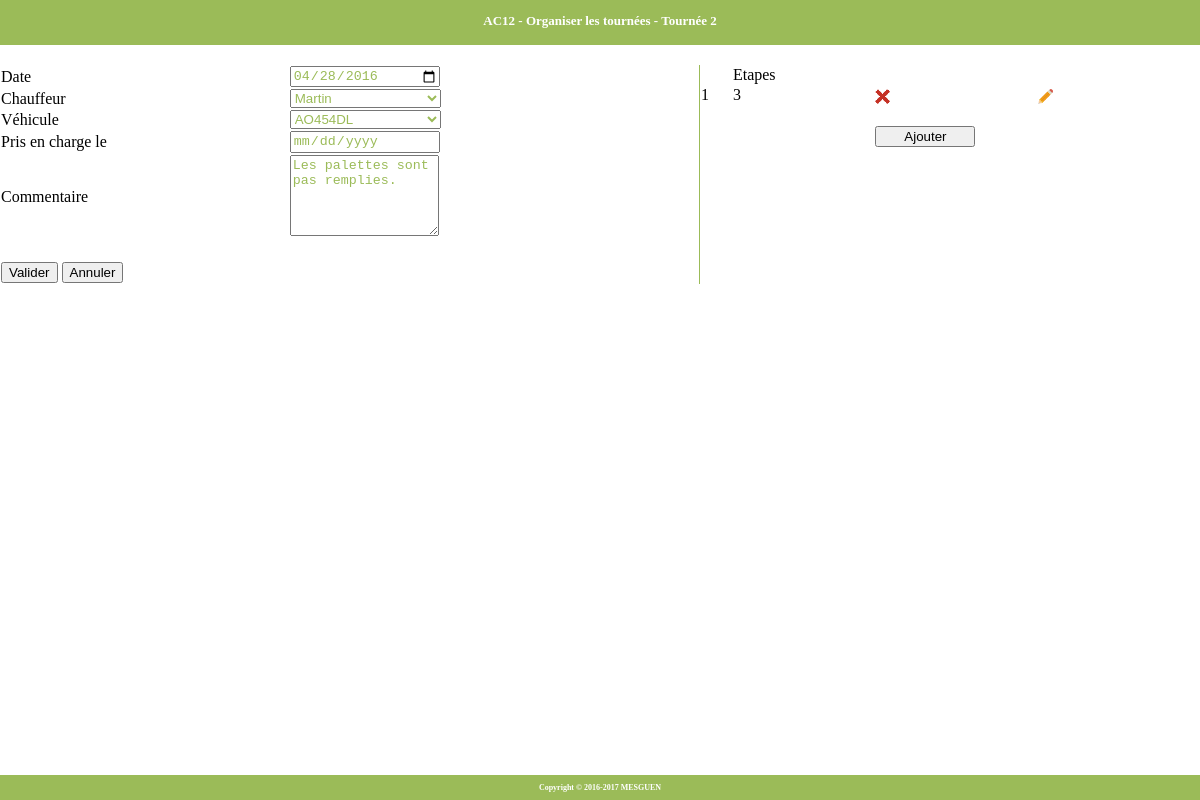
The app's page /AC1/modifTournee.php?TRNNUM=2 with its own data.
### tables this page shows
CREATE TABLE IF NOT EXISTS `tournee` (
  `TRNNUM` char(32) NOT NULL,
  `VEHIMMAT` char(32) NOT NULL,
  `CHFID` char(32) NOT NULL,
  `TRNCOMMENTAIRE` char(32) DEFAULT NULL,
  `TRNPECCHAUFFEUR` char(32) DEFAULT NULL,
  `TRNDTE` datetime DEFAULT NULL,
  PRIMARY KEY (`TRNNUM`),
  KEY `I_FK_TOURNEE_VEHICULE` (`VEHIMMAT`),
  KEY `I_FK_TOURNEE_CHAUFFEUR` (`CHFID`)
);

CREATE TABLE IF NOT EXISTS `etape` (
  `TRNNUM` char(32) NOT NULL,
  `ETPID` char(32) NOT NULL,
  `LIEUID` char(32) NOT NULL,
  `ETPHREMIN` datetime DEFAULT NULL,
  `ETPHREMAX` datetime DEFAULT NULL,
  `ETPHREDEBUT` datetime DEFAULT NULL,
  `ETPHREFIN` datetime DEFAULT NULL,
  `ETPNBPALLIV` smallint(6) DEFAULT NULL,
  `ETPNBPALLIVEUR` smallint(6) DEFAULT NULL,
  `ETPNBPALCHARG` smallint(6) DEFAULT NULL,
  `ETPNBPALCHARGEUR` datetime DEFAULT NULL,
  `ETPCHEQUE` smallint(6) DEFAULT NULL,
  `ETPETATLIV` char(32) DEFAULT NULL,
  `ETPCOMMENTAIRE` char(32) DEFAULT NULL,
  `ETPVAL` char(32) DEFAULT NULL,
  `ETPKM` int(11) DEFAULT NULL,
  PRIMARY KEY (`TRNNUM`,`ETPID`),
  KEY `I_FK_ETAPE_TOURNEE` (`TRNNUM`),
  KEY `I_FK_ETAPE_LIEU` (`LIEUID`)
);

### AC1/AccesDonnees.php (called while the page is built, shortened)
<?php
	$modeacces = "mysql";
	function executeSQL($sql) {
		global $modeacces, $connexion;
		if ($modeacces=="mysql") {
			$result = mysql_query($sql)
			or die ("Erreur SQL de <b>".$_SERVER["SCRIPT_NAME"]."</b>.<br />
				 Dans le fichier : ".__FILE__." a la ligne : ".__LINE__."<br />".
					mysql_error().
					"<br /><br />
					<b>REQUETE SQL : </b>$sql<br />");
			return $result;
		}
	}
	function compteSQL($sql) {
		global $modeacces, $connexion;
		$result = executeSQL($sql);
		if ($modeacces=="mysql") {
			$num_rows = mysql_num_rows($result);
			return $num_rows;
		}
	}
?>

### AC1/modifTournee.php (the view, shortened to what this page needs)
<!DOCTYPE html>
<html>
	<head>
		<link rel="stylesheet" type="text/css" href="theme.css">
	</head>
	<body>
		<div class="entete">
			<?php
				$TRNNUM = $_GET['TRNNUM'];
				echo "<p><b>AC12 - Organiser les tournées - Tournée $TRNNUM</b></p>";
			?>
		</div>
		<div class="contenu">
			<form action="./editTournee.php" method="GET">
				<?php
					$requetTOURNEE = "	SELECT TRNDTE, CHFID, VEHIMMAT, TRNCOMMENTAIRE
										FROM TOURNEE
										WHERE TRNNUM=$TRNNUM;";
					$resultTOURNEE = mysql_query($requetTOURNEE);
					$tableauTOURNEE = mysql_fetch_array($resultTOURNEE, MYSQL_BOTH);
				?>
				<table class="tableauGauche">
					<tr>
						<td>Date</td>
						<td>
							<input type="date" name="dateTournee" placeholder="jj/mm/aaaa" value=<?php echo "$tableauTOURNEE[0]"; ?> style="width: 145px; color: #9bbb58;"/>
						</td>
					</tr>
					<tr>
						<td>Chauffeur</td>
						<td>
							<?php
								$requetCHAUFFEUR = "SELECT CHFID, CHFNOM
													FROM CHAUFFEUR";
								$resultCHAUFFEUR = mysql_query($requetCHAUFFEUR);
								$capaciteCHAUFFEUR = mysql_num_rows($resultCHAUFFEUR);
								if ($capaciteCHAUFFEUR>0) {
									echo "<select size=\"1\" name=\"chauffeur\" id=\"numero\" style=\"width: 151px; color: #9bbb58;\">";
									while ($row = mysql_fetch_array($resultCHAUFFEUR, MYSQL_BOTH)) {
										echo "<option value=$row[0]>$row[1]</option>";
									}
								} else {
									echo "<select size=\"1\" name=\"chauffeur\" id=\"chauffeur\" disabled=\"disabled\">";
									echo "<option>Aucune information</option>";
								}
								echo "</select>";
							?>
						</td>
					</tr>
					<tr>
						<td>Véhicule</td>
						<td>
							<?php
								$requetVEHICULE = "	SELECT VEHIMMAT
													FROM VEHICULE";
								$resultVEHICULE = mysql_query($requetVEHICULE);
								$capaciteVEHICULE = mysql_num_rows($resultVEHICULE);
								if ($capaciteVEHICULE>0) {
									echo "<select size=\"1\" name=\"vehicule\" id=\"vehicule\" style=\"width: 151px; color: #9bbb58;\">";
									while ($row = mysql_fetch_array($resultVEHICULE, MYSQL_BOTH)) {
										echo "<option value=$row[0]>$row[0]</option>";
									}
								} else {
									echo "<select size=\"1\" name=\"vehicule\" id=\"vehicule\" disabled=\"disabled\" >";
									echo "<option>Aucune information</option>";
								}
								echo "</select>";
							?>
						</td>
					</tr>
					<tr>
						<td>Pris en charge le</td>
						<td>
							<input type="date" name="datePEC" placeholder="j/m/aa h:mm" readonly="readonly" style="width: 145px; color: #9bbb58;"/>
						</td>
					</tr>
					<tr>
						<td>Commentaire</td>
						<td>
							<textarea name="commentaire" cols="16" rows="5" style="color: #9bbb58;"><?php echo "$tableauTOURNEE[3]"; ?></textarea>
						</td>
					</tr>
					<tr>
						<td>
							<br/>
						</td>
					</tr>
					<tr>
						<td colspan="2">
							<input
								id="Valider"
								name="Valider"
								type="submit"
								value="Valider"
								<?php
									$sql = "SELECT *
											FROM etape
											WHERE TRNNUM=$TRNNUM;";
									$result1 = mysql_query($sql);
									$cpt=mysql_num_rows($result1);
									if ($cpt==0){
										echo("disabled=\"disabled\"");
									}
								?>
							/>
							<input type="button" value="Annuler" onclick="location.href='./AC11.php'"/>
						</td>
					</tr>
				</table>
				<table class="tableauDroite">
					<tr>
						<td></td>
						<td>Etapes</td>
						<td></td>
						<td></td>
					</tr>
					<?php
						$sql = "SELECT LIEUID
								FROM ETAPE
								WHERE TRNNUM = $TRNNUM;";
						$result = executeSQL($sql);
						$VILID = mysql_fetch_row($result);
						$sql = "SELECT LIEUID, LIEUNOM
								FROM LIEU
								WHERE LIEUID = $VILID[0];";
						$cpt = compteSQL($sql);
						if ($cpt>0) {
							while ($row = mysql_fetch_array($result1, MYSQL_BOTH)) {
								echo "
									<tr>
										<td>$row[1]</td>
										<td>$row[2]</td>
										<td>
											<form action=\"supprimeEtape.php\" method=\"get\">
												<input name=\"TRNNUM\" type=\"hidden\" value=\"$TRNNUM\"/>
												<input name=\"ETPID\" type=\"hidden\" value=\"$row[2]\"/>
												<input class=\"bouttonSUP\" type=\"image\" src=\"./images/croix.PNG\"/>
											</form>
										</td>
										<td>
											<form action=\"modifEtape.php\" method=\"get\">
												<input name=\"TRNNUM\" type=\"hidden\" value=\"$TRNNUM\"/>
												<input name=\"ETPID\" type=\"hidden\" value=\"$row[2]\"/>
												<input class=\"bouttonMOD\" type=\"image\" src=\"./images/modifier.PNG\"/>
											</form>
										</td>
									</tr>
								";
							}
						} else {
							echo "<p>Aucune etape en cour...</p>";
						}
		    		?>
		    		<tr>
		    			<td>
		    				<br/>
		    			</td>
		    		</tr>
					<tr>
						<td></td>
						<td></td>
						<td colspan="2">
							<form action="nouvelleEtape.php" method="GET">
								<input type="submit" name="ajouter" value="Ajouter" style="width: 100px;">
							</form>
						</td>
					</tr>
				</table>
			</form>
			<table>
				<tr>
					<td>
						<div class="message">
						</div>
					</td>
				</tr>
			</table>
		</div>
		<div class="pieddepage">
			<p><b>Copyright © 2016-2017 MESGUEN</b></p>
		</div>
	</body>
</html>

### AC1/theme.css (style rules this page uses)
html, body { padding:0; margin:0; font-family: Verdana; }
.entete { position: fixed; top: 0px; left: 0px; right: 0px; height: 45px; background: #9bbb58; font-size: 13px; color: white; text-align: center; }
.contenu { position: fixed; top: 65px; left: 0px; right: 0px; bottom: 25px; }
.message { text-align: center; }
.pieddepage { position: fixed; bottom: 0px; left: 0px; right: 0px; height: 25px; background: #9bbb58; font-size: 8px; color: white; text-align: center; }
table { border-collapse: collapse; width: 100%; }
.bouttonSUP, .bouttonMOD, .bouttonTAG { height: 15px; }
.bouttonAJO, .bouttonRET, .bouttonSUP, .bouttonMOD, .bouttonTAG { vertical-align: middle; font-size: 12px; }
.tableauGauche { float: left; border-right: 1px solid #9bbb58; width: 700px; }
.tableauDroite { float: right; width: 500px; }

### records on screen
tournee: commentaire "Les palettes sont pas remplies."
etape: ETPID "1", LIEUID "3"

### other values on screen
$TRNNUM "2"
form field chauffeur "Martin"
form field vehicule "AO454DL"
